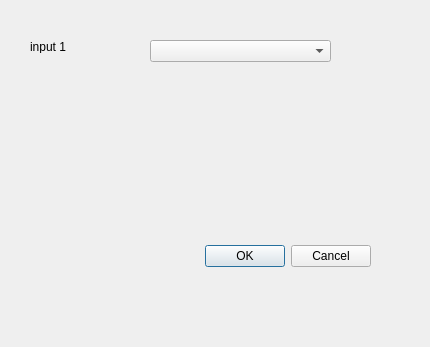
<?xml version="1.0" encoding="UTF-8"?>
<ui version="4.0">
 <class>GeodynGemDialogBase</class>
 <widget class="QDialog" name="GeodynGemDialogBase">
  <property name="geometry">
   <rect>
    <x>0</x>
    <y>0</y>
    <width>430</width>
    <height>347</height>
   </rect>
  </property>
  <property name="windowTitle">
   <string>Geodyn gemeente</string>
  </property>
  <widget class="QDialogButtonBox" name="button_box">
   <property name="geometry">
    <rect>
     <x>30</x>
     <y>240</y>
     <width>341</width>
     <height>32</height>
    </rect>
   </property>
   <property name="orientation">
    <enum>Qt::Horizontal</enum>
   </property>
   <property name="standardButtons">
    <set>QDialogButtonBox::Cancel|QDialogButtonBox::Ok</set>
   </property>
  </widget>
  <widget class="QComboBox" name="comboBox">
   <property name="geometry">
    <rect>
     <x>150</x>
     <y>40</y>
     <width>181</width>
     <height>22</height>
    </rect>
   </property>
  </widget>
  <widget class="QLabel" name="label">
   <property name="geometry">
    <rect>
     <x>30</x>
     <y>40</y>
     <width>46</width>
     <height>13</height>
    </rect>
   </property>
   <property name="text">
    <string>input 1</string>
   </property>
  </widget>
 </widget>
 <resources/>
 <connections>
  <connection>
   <sender>button_box</sender>
   <signal>accepted()</signal>
   <receiver>GeodynGemDialogBase</receiver>
   <slot>accept()</slot>
   <hints>
    <hint type="sourcelabel">
     <x>20</x>
     <y>20</y>
    </hint>
    <hint type="destinationlabel">
     <x>20</x>
     <y>20</y>
    </hint>
   </hints>
  </connection>
  <connection>
   <sender>button_box</sender>
   <signal>rejected()</signal>
   <receiver>GeodynGemDialogBase</receiver>
   <slot>reject()</slot>
   <hints>
    <hint type="sourcelabel">
     <x>20</x>
     <y>20</y>
    </hint>
    <hint type="destinationlabel">
     <x>20</x>
     <y>20</y>
    </hint>
   </hints>
  </connection>
 </connections>
</ui>
